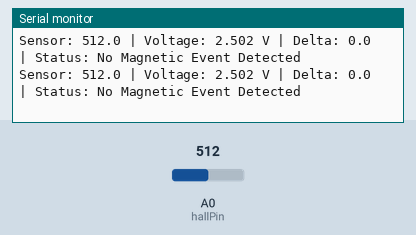
Simulated run of this sketch. Board: Arduino Uno, built with avr-gcc and run on an emulated ATmega328P. On the bench: the last lines printed to the serial monitor. The inputs (shaded band) are chosen by the test bench; at power-on: A0 (hallPin) = 512.

Above: at 1.7 s.
1.8 s: A0 (hallPin) set to 526
At 2.16 s:
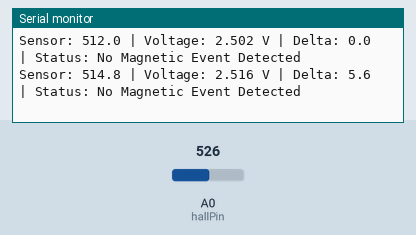
3.3 s: A0 (hallPin) set to 539
At 5.79 s:
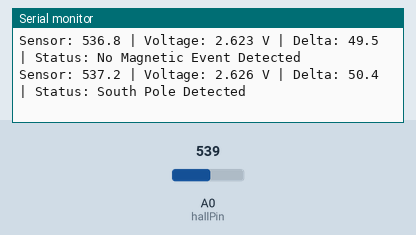
Timing chart, 0 to 7.3 s (numbered marks = the images above; inputs shaded):
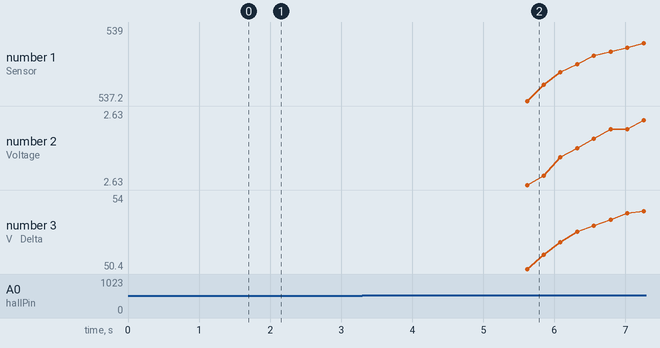

The sketch:

hallsensorfinal.ino
```cpp
const int hallPin = A0;
const int sampleCount = 10;      // Number of samples for oversampling
const float threshold = 50.0;    // Threshold for detecting field (~10 G for 5 mV/G)
const float referenceVoltage = 5.0; // Use 3.3 if on a 3.3V board

// EMA filtering
const float alpha = 0.2;         // EMA smoothing factor (0.1 to 0.3 works well)
float filteredValue = 0;

// Baseline calibration
float baseline = 0;

// Software gain factor
const float gain = 2.0;          // Amplify signal delta (e.g., 2x for weak fields)

void calibrateBaseline() {
  long total = 0;
  for (int i = 0; i < 100; i++) {
    total += analogRead(hallPin);
    delay(5);
  }
  baseline = total / 100.0;
  filteredValue = baseline;  // Initialize EMA with baseline
  Serial.print("Calibrated Baseline: ");
  Serial.println(baseline);
}

void showMagneticReading() {
  long sum = 0;
  for (int i = 0; i < sampleCount; i++) {
    sum += analogRead(hallPin);
    delay(2);  // Small delay between samples
  }
  float avgSensorValue = sum / (float)sampleCount;

  // Apply EMA
  filteredValue = alpha * avgSensorValue + (1 - alpha) * filteredValue;

  // Calculate delta and apply software gain
  float delta = (filteredValue - baseline) * gain;
  float voltage = filteredValue * (referenceVoltage / 1023.0);

  Serial.print("Sensor: ");
  Serial.print(filteredValue, 1);
  Serial.print(" | Voltage: ");
  Serial.print(voltage, 3);
  Serial.print(" V | Delta: ");
  Serial.print(delta, 1);
  Serial.print(" | Status: ");

  if (delta > threshold) {
    Serial.println("South Pole Detected");
  } else if (delta < -threshold) {
    Serial.println("North Pole Detected");
  } else {
    Serial.println("No Magnetic Event Detected");
  }
}

void setup() {
  Serial.begin(9600);
  calibrateBaseline();
}

void loop() {
  showMagneticReading();
  delay(200);  // Update every 200 ms
}
```

Measured:
- the behaviour switches between 538 and 539 on A0 (hallPin) (found by bisection; images 1 and 2)
- after the input at 1.8 s, the serial monitor: prints a new line after 0.19 s (image 1)
- after the input at 3.3 s, the serial monitor: prints a new line after 0.14 s (image 2)
